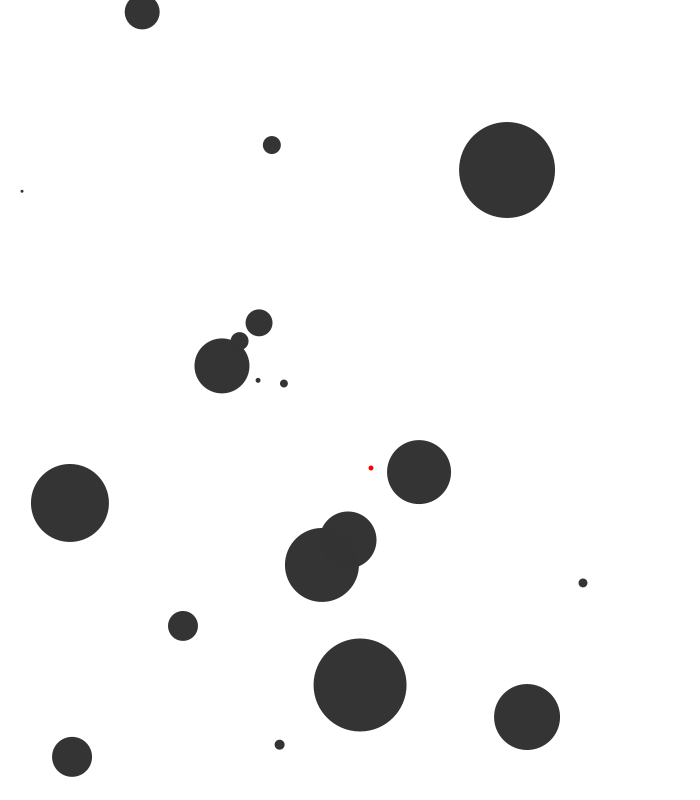
Frame 1 (no input)
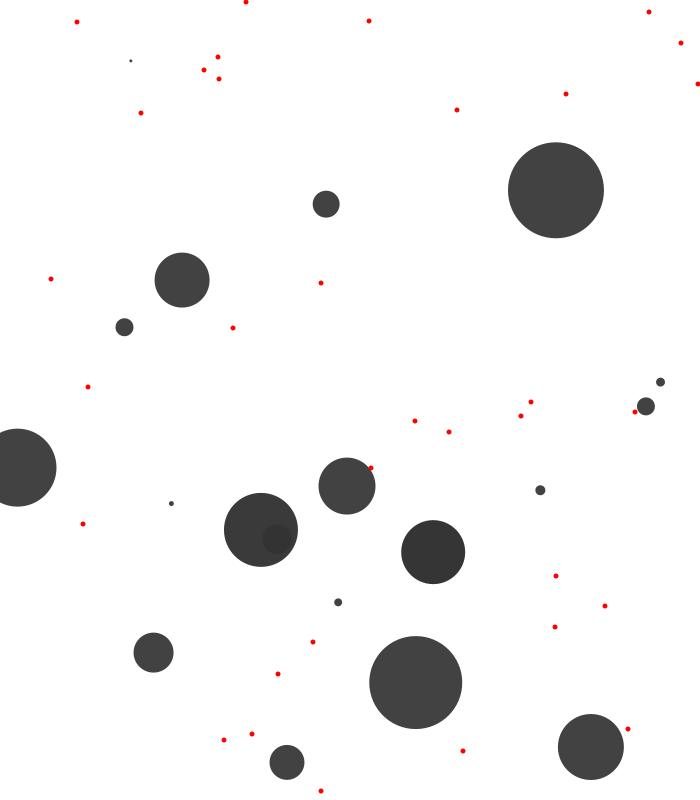
Frame 60 (the mouse pressed at the canvas centre just before this capture)
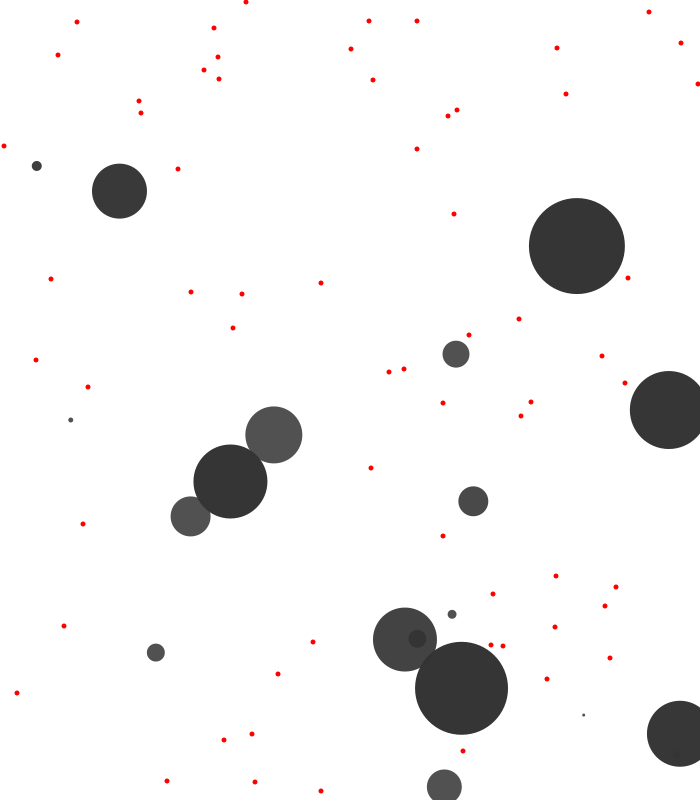
Frame 120 (the mouse held since frame 60 and released just before this capture)

The Processing sketch that drew these frames (run headless with seeded random() and noise(); from frame 60 on, the mouse is pressed at the canvas centre):

// Processing sketch: Evolution2
// ── Evolution2.pde

ArrayList<Fruit> fruitArray = new ArrayList();
ArrayList<Blob> blobArray = new ArrayList();
int blobAmount = 20;
int initialFruitAmount = 100;


public void setup(){
  size(700,800);
   for(int i = 0; i< blobAmount; i++){
       blobArray.add(new Blob(floor(random(width)),floor(random(height)), floor(random(2,100))));
   }
   //for(int i = 0; i< initialFruitAmount; i++){
      //fruitArray.add(new Fruit((int)random(width),(int)random(height)));
   //}
}

public void draw(){
    background(255);
    if (random(100) < map(blobArray.size(),1,50,100,0.1f)){
    setFood();
    }
    for(int i = blobArray.size()-1; i>0; i--){
       Blob blob = blobArray.get(i);
       blob.applyForce();
       blob.update();
       blob.show();
       if (blob.lifespan < 1){
           fruitArray.add(new Fruit((int)blob.loc.x, (int)blob.loc.y));
           blobArray.remove(i);
           
       }
   }  
    
    for(Fruit fruit: fruitArray){
        fruit.show();  
   }  
}

private void setFood() {
    fruitArray.add(new Fruit((int)random(width),(int)random(height)));
}

class Blob{
    PVector loc;
    PVector vel;
    PVector acc;
    float xOffset;
    float yOffset;
    float r;
    float lifespan;
    
    public Blob(int x, int y, float r){
        loc = new PVector(x,y);
        vel = new PVector(0,0);
        acc = new PVector(0,0);
        this.xOffset = random(0,100);
        this.yOffset = random(0,100);
        this.r = r;
        lifespan = 255;
    }
    
    public void applyForce(){
         xOffset += 0.01;
         yOffset += 0.01;
         float forceX = (noise(xOffset)-0.44f)*25;
         float forceY = (noise(yOffset)-0.44f)*25;
         this.acc.add(new PVector(forceX,forceY));
    }
    
    public void update(){
        acc.mult(1/r);
        this.vel.add(this.acc);
        this.vel.limit((1/r)*100);
        this.loc.add(this.vel);
        this.acc.mult(0);
        this.edges();
        checkFruit(fruitArray);
        if (random(100)<0.04){
            this.mutate();
        }
        lifespan -= 0.3;
        
    }
    public void show(){
        noStroke();
        fill(51,this.lifespan);
        ellipse(this.loc.x,this.loc.y,this.r,this.r);
    }
    
    public void edges(){
        if (loc.x < 0){
            loc.x = width;
        }
        if (loc.y < 0){
            loc.y = height;
        }
        if (loc.x > width){
            loc.x = 0;
        }
        if (loc.y > height){
            loc.y = 0;
        }
    }

    private void checkFruit(ArrayList<Fruit> fruitArray) {
        for (int i = fruitArray.size()-1; i > 0; i--){ 
            Fruit fruit = fruitArray.get(i);
            if (dist(fruit.x,fruit.y,this.loc.x,this.loc.y) < (fruit.r + this.r)/2){
                fruitArray.remove(i);
                this.lifespan+= 100;
                if (this.lifespan >255){
                    this.lifespan = 255;
                }
            }
        }
    }

    private void mutate() {
        int newX = (int)this.loc.x;
        int newY = (int)this.loc.y;
        int newR = (int)this.r + (int)random(-5,5);
        Blob newBlob = new Blob(newX, newY,this.r);
        newBlob.xOffset = random(0,100);
        newBlob.yOffset = random(0,100);
        blobArray.add(newBlob);
    }

}

class Fruit{
    float x;
    float y;
    float r;

    public Fruit(int x, int y){
        this.x = x;
        this.y = y;
        this.r = 5;  
    }
    
    public void show(){
        fill(255,0,0);
        ellipse(this.x,this.y,this.r,this.r);
    }

}
